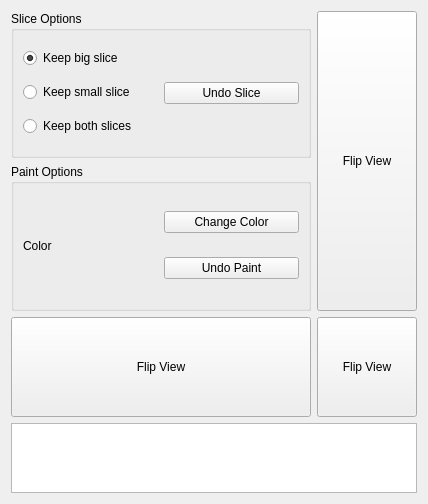
<?xml version="1.0" encoding="UTF-8"?>
<ui version="4.0">
 <class>OutputWindow</class>
 <widget class="QWidget" name="OutputWindow">
  <property name="geometry">
   <rect>
    <x>0</x>
    <y>0</y>
    <width>422</width>
    <height>473</height>
   </rect>
  </property>
  <property name="maximumSize">
   <size>
    <width>16777215</width>
    <height>16777215</height>
   </size>
  </property>
  <property name="windowTitle">
   <string>Form</string>
  </property>
  <layout class="QVBoxLayout" name="verticalLayout_2">
   <item>
    <layout class="QGridLayout" name="gridLayout">
     <item row="2" column="0">
      <widget class="QPushButton" name="pushButton_2">
       <property name="minimumSize">
        <size>
         <width>300</width>
         <height>100</height>
        </size>
       </property>
       <property name="maximumSize">
        <size>
         <width>16777215</width>
         <height>16777215</height>
        </size>
       </property>
       <property name="text">
        <string>Flip View</string>
       </property>
      </widget>
     </item>
     <item row="0" column="1">
      <widget class="QPushButton" name="pushButton_3">
       <property name="minimumSize">
        <size>
         <width>100</width>
         <height>300</height>
        </size>
       </property>
       <property name="maximumSize">
        <size>
         <width>16777215</width>
         <height>16777215</height>
        </size>
       </property>
       <property name="text">
        <string>Flip View</string>
       </property>
      </widget>
     </item>
     <item row="2" column="1">
      <widget class="QPushButton" name="pushButton">
       <property name="minimumSize">
        <size>
         <width>100</width>
         <height>100</height>
        </size>
       </property>
       <property name="text">
        <string>Flip View</string>
       </property>
      </widget>
     </item>
     <item row="0" column="0">
      <layout class="QVBoxLayout" name="verticalLayout">
       <item>
        <widget class="QGroupBox" name="groupBox">
         <property name="title">
          <string>Slice Options</string>
         </property>
         <property name="checkable">
          <bool>false</bool>
         </property>
         <layout class="QHBoxLayout" name="horizontalLayout_2">
          <item>
           <layout class="QVBoxLayout" name="verticalLayout_3">
            <item>
             <widget class="QRadioButton" name="radioButton_2">
              <property name="text">
               <string>Keep big slice</string>
              </property>
              <property name="checked">
               <bool>true</bool>
              </property>
             </widget>
            </item>
            <item>
             <widget class="QRadioButton" name="radioButton">
              <property name="text">
               <string>Keep small slice</string>
              </property>
             </widget>
            </item>
            <item>
             <widget class="QRadioButton" name="radioButton_3">
              <property name="text">
               <string>Keep both slices</string>
              </property>
             </widget>
            </item>
           </layout>
          </item>
          <item>
           <widget class="QPushButton" name="pushButton_4">
            <property name="text">
             <string>Undo Slice</string>
            </property>
           </widget>
          </item>
         </layout>
        </widget>
       </item>
       <item>
        <widget class="QGroupBox" name="groupBox_2">
         <property name="title">
          <string>Paint Options</string>
         </property>
         <layout class="QHBoxLayout" name="horizontalLayout">
          <item>
           <widget class="QLabel" name="label">
            <property name="text">
             <string>Color</string>
            </property>
           </widget>
          </item>
          <item>
           <layout class="QVBoxLayout" name="verticalLayout_4">
            <item>
             <widget class="QPushButton" name="pushButton_5">
              <property name="text">
               <string>Change Color</string>
              </property>
             </widget>
            </item>
            <item>
             <widget class="QPushButton" name="pushButton_6">
              <property name="text">
               <string>Undo Paint</string>
              </property>
             </widget>
            </item>
           </layout>
          </item>
         </layout>
        </widget>
       </item>
      </layout>
     </item>
    </layout>
   </item>
   <item>
    <widget class="QPlainTextEdit" name="mOutputText"/>
   </item>
  </layout>
 </widget>
 <resources/>
 <connections/>
</ui>
